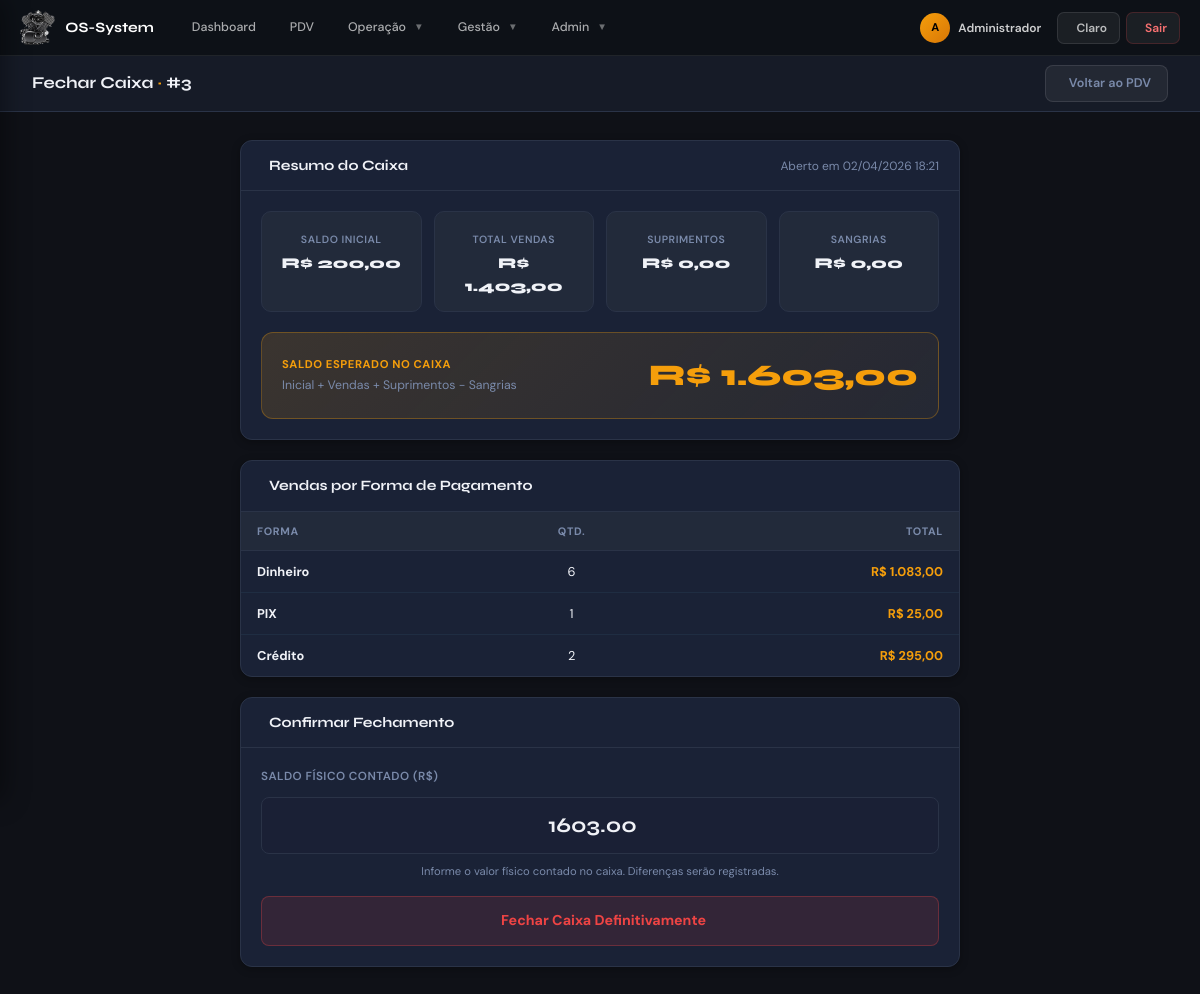
Screenshot of /modules/pdv/fechar_caixa.php (signed in) with the database file from the repository.
### tables this page shows
CREATE TABLE `caixa` (
  `id` int(11) NOT NULL,
  `data_abertura` timestamp NULL DEFAULT CURRENT_TIMESTAMP,
  `data_fechamento` timestamp NULL DEFAULT NULL,
  `saldo_inicial` decimal(10,2) NOT NULL,
  `saldo_final` decimal(10,2) DEFAULT NULL,
  `total_vendas` decimal(10,2) DEFAULT '0.00',
  `total_sangrias` decimal(10,2) DEFAULT '0.00',
  `total_suprimentos` decimal(10,2) DEFAULT '0.00',
  `status` enum('aberto','fechado') DEFAULT 'aberto',
  `usuario_abertura` int(11) DEFAULT NULL,
  `usuario_fechamento` int(11) DEFAULT NULL
);

### modules/pdv/fechar_caixa.php (the view, shortened to what this page needs)
<?php
require_once '../../config/config.php';
$stmt = $db->prepare("SELECT * FROM caixa WHERE status = 'aberto' ORDER BY id DESC LIMIT 1");
$stmt->execute();
$caixa = $stmt->fetch(PDO::FETCH_ASSOC);
$saldo_esperado = $caixa['saldo_inicial'] + $caixa['total_vendas']
                + $caixa['total_suprimentos'] - $caixa['total_sangrias'];
$stmt = $db->prepare("SELECT forma_pagamento, COUNT(*) as qtd, SUM(total) as total FROM vendas WHERE caixa_id = ? AND status = 'finalizada' GROUP BY forma_pagamento");
$stmt->execute([$caixa['id']]);
$por_forma = $stmt->fetchAll(PDO::FETCH_ASSOC);
$formas_label = ['dinheiro'=>'Dinheiro','pix'=>'PIX','cartao_credito'=>'Crédito','cartao_debito'=>'Débito','boleto'=>'Boleto','mix'=>'Misto'];
?>
<?php include '../../includes/sidebar.php'; ?>
<header class="os-topbar">
  <div class="topbar-title">Fechar Caixa <span style="color:var(--accent)">·</span> #<?= $caixa['id'] ?></div>
  <div class="topbar-actions">
    <a href="pdv.php" class="btn-os btn-os-ghost"><i class="ph-bold ph-arrow-left"></i> Voltar ao PDV</a>
  </div>
</header>
<main class="os-content">
<div style="max-width:720px;margin:0 auto">
  <div class="os-card" style="margin-bottom:20px">
    <div class="os-card-header">
      <div class="os-card-title"><i class="ph-bold ph-vault"></i> Resumo do Caixa</div>
      <span style="font-size:.8rem;color:var(--text-muted)">Aberto em <?= date('d/m/Y H:i', strtotime($caixa['data_abertura'])) ?></span>
    </div>
    <div class="os-card-body">
      <div class="grid-4" style="gap:12px;margin-bottom:20px">
        <?php
        $stats = [
          ['Saldo Inicial',   $caixa['saldo_inicial'],    'ph-piggy-bank',    '#38bdf8'],
          ['Total Vendas',    $caixa['total_vendas'],     'ph-trending-up',   '#22c55e'],
          ['Suprimentos',     $caixa['total_suprimentos'],'ph-arrow-up',      '#a78bfa'],
          ['Sangrias',        $caixa['total_sangrias'],   'ph-arrow-down',    '#f87171'],
        ];
        foreach ($stats as [$label, $val, $icon, $color]):
        ?>
        <div style="background:var(--bg-card2);border:1px solid var(--border);border-radius:10px;padding:14px;text-align:center">
          <div style="font-size:.7rem;color:var(--text-muted);font-weight:600;text-transform:uppercase;letter-spacing:.05em;margin-bottom:4px"><?= $label ?></div>
          <div style="font-family:'Syne',sans-serif;font-weight:800;font-size:1rem;color:var(--text)">R$ <?= number_format($val, 2, ',', '.') ?></div>
        </div>
        <?php endforeach; ?>
      </div>
      <div style="background:linear-gradient(135deg,rgba(245,158,11,.15),rgba(245,158,11,.05));border:1px solid rgba(245,158,11,.3);border-radius:12px;padding:20px;display:flex;justify-content:space-between;align-items:center">
        <div>
          <div style="font-size:.75rem;font-weight:700;color:var(--accent);text-transform:uppercase;letter-spacing:.05em">Saldo Esperado no Caixa</div>
          <div style="font-size:.82rem;color:var(--text-muted);margin-top:3px">Inicial + Vendas + Suprimentos - Sangrias</div>
        </div>
        <div style="font-family:'Syne',sans-serif;font-size:2rem;font-weight:800;color:var(--accent)">
          R$ <?= number_format($saldo_esperado, 2, ',', '.') ?>
        </div>
      </div>
    </div>
  </div>
  <?php if (!empty($por_forma)): ?>
  <div class="os-card" style="margin-bottom:20px">
    <div class="os-card-header"><div class="os-card-title"><i class="ph-bold ph-credit-card"></i> Vendas por Forma de Pagamento</div></div>
    <div class="os-card-body" style="padding:0">
      <table class="os-table">
        <thead><tr><th>Forma</th><th style="text-align:center">Qtd.</th><th style="text-align:right">Total</th></tr></thead>
        <tbody>
          <?php foreach ($por_forma as $f): ?>
          <tr>
            <td><strong><?= htmlspecialchars($formas_label[$f['forma_pagamento']] ?? $f['forma_pagamento']) ?></strong></td>
            <td style="text-align:center"><?= $f['qtd'] ?></td>
            <td style="text-align:right;font-weight:700;color:var(--accent)">R$ <?= number_format($f['total'], 2, ',', '.') ?></td>
          </tr>
          <?php endforeach; ?>
        </tbody>
      </table>
    </div>
  </div>
  <?php endif; ?>
  <div class="os-card">
    <div class="os-card-header"><div class="os-card-title"><i class="ph-bold ph-lock"></i> Confirmar Fechamento</div></div>
    <div class="os-card-body">
      <form method="POST" id="formFechamento">
        <div class="os-form-group" style="margin-bottom:16px">
          <label class="os-label">Saldo Físico Contado (R$)</label>
          <input type="number" name="saldo_final" class="os-input"
                 style="font-size:1.4rem;font-family:'Syne',sans-serif;font-weight:700;text-align:center;padding:12px"
                 step="0.01" min="0" value="<?= number_format($saldo_esperado, 2, '.', '') ?>" required>
          <div style="font-size:.75rem;color:var(--text-muted);text-align:center;margin-top:4px">
            Informe o valor físico contado no caixa. Diferenças serão registradas.
          </div>
        </div>
        <button type="button" class="btn-os" onclick="confirmarFechamento()"
                style="background:rgba(239,68,68,.12);border:1px solid rgba(239,68,68,.3);color:#ef4444;width:100%;justify-content:center;padding:13px;font-size:.95rem;font-weight:700">
          <i class="ph-bold ph-lock"></i> Fechar Caixa Definitivamente
        </button>
      </form>
    </div>
  </div>
</div>
</main>
<?php include '../../includes/footer.php'; ?>

### includes/sidebar.php (style rules this page uses)
.os-topbar { top: 56px; }

### rows the page displays
caixa: id "3", data_abertura "02/04/2026 18:21", saldo_esperado "1.603,00", saldo_final "1603.00"

### other values shown
$_sistemaConfig['nome_sistema'] "OS-System"
$iniciais "A"
$usuario['nome'] "Administrador"
$label "SALDO INICIAL"
$val "200,00"
$label "TOTAL VENDAS"
$val "1.403,00"
$label "SUPRIMENTOS"
$val "0,00"
$label "SANGRIAS"
$formas_label[$f['forma_pagamento']] "Dinheiro"
$f['qtd'] "6"
$f['total'] "1.083,00"
$formas_label[$f['forma_pagamento']] "PIX"
$f['qtd'] "1"
